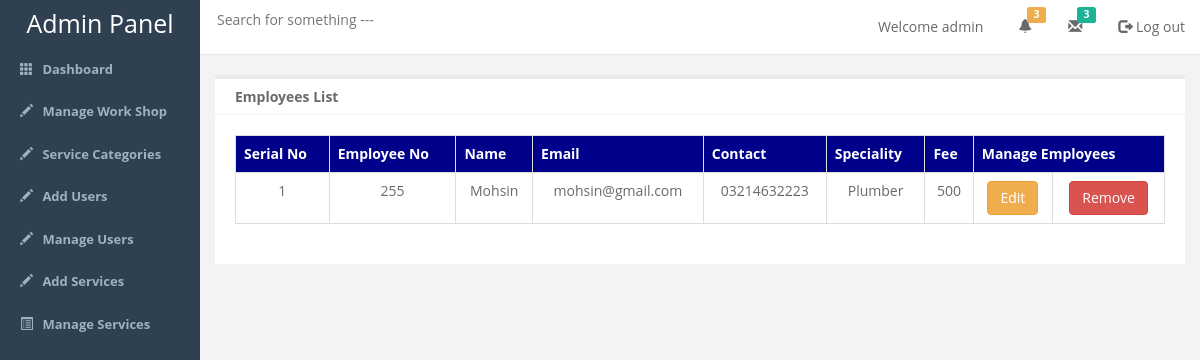
Screenshot of /view_employees.php with the database file from the repository.
### tables this page shows
CREATE TABLE IF NOT EXISTS `employees` (
  `employee_no` varchar(32) NOT NULL,
  `name` varchar(32) NOT NULL,
  `speciality` varchar(32) NOT NULL,
  `fee` double NOT NULL,
  `email` varchar(255) NOT NULL,
  `password` varchar(32) NOT NULL DEFAULT '12345',
  `contact_no` varchar(32) NOT NULL,
  PRIMARY KEY (`employee_no`)
);

### view_employees.php (the view)
<?php include 'header.php'; ?>
 <div id="content">
          <header>
            <h2 class="page_title">Employees List</h2>
          </header>
          <div class="content-inner">
            <div class="form-wrapper">
<table class="table table-bordered">
   <tr bgcolor="darkblue" style="color:white;">
	<th> Serial No </th>
	<th> Employee No</th>
	<th> Name</th>
	<th> Email</th>
	<th> Contact </th>
	<th> Speciality </th>
	<th> Fee </th>
	<th colspan = "2" > Manage Employees </th>
  </tr>
	<?php
		$get_emp = "SELECT * FROM employees";
		$run_emp = mysqli_query($con, $get_emp);
		$i = 0;
		while($row_emp = mysqli_fetch_array($run_emp))
		{
			$emp_no = $row_emp ['employee_no'];
			$emp_name = $row_emp ['name'];
			$emp_email = $row_emp ['email'];
			$emp_contact = $row_emp ['contact_no'];
			$emp_spec = $row_emp ['speciality'];
			$emp_fee = $row_emp ['fee'];
			$i++
	?>
  <tr align="center">
	<td><?php echo $i;?> </td>
	<td><?php echo $emp_no;?> </td>
	<td><?php echo $emp_name?></td>
	<td><?php echo $emp_email ?></td>
	<td><?php echo $emp_contact ?></td>
	<td><?php echo $emp_spec ?></td>
	<td><?php echo $emp_fee ?></td>
	<td><a href="edit_employee.php?edit_emp=<?php echo $emp_no; ?>" class="btn btn-warning"> Edit </a></td>
	<td><a href="delete_employee.php?delete_emp=<?php echo $emp_no; ?>" onClick = "return confirm('Employee Record will permanently be deleted form database');" class="btn btn-danger"> Remove </a></td>
  </tr>
  <?php } ?>
</table>
</div>
</div>
</div>

### css/custom.css (style rules this page uses)
html, body { font-family: "open sans", "helvetica Neue",helvetica, Arial, sans-serif; background-color: #f3f3f4; color: #676a6c; height: 100%; }
#content { margin: 20px 0px 50px 0px; background-color: #fff; border-top:4px #e7eaec solid; }
#content header { border-bottom: 1px #f3f3f4 solid; padding: 10px 20px; }
.page_title { font-size: 14px; font-weight: bold; margin: 0px; }
.content-inner { padding: 20px; }

### rows the page displays
employees: employee_no "255", name "Mohsin", email "mohsin@gmail.com", contact_no "03214632223", speciality "Plumber", fee "500"
